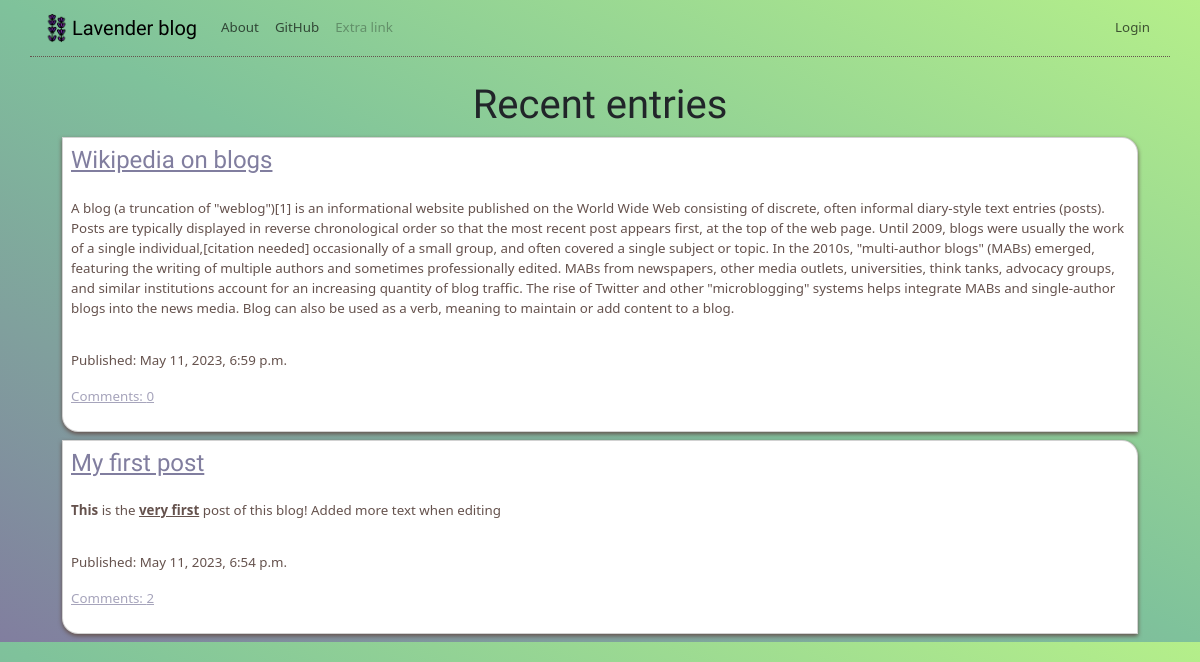
The page / on the database its author committed.
### blogapp/models.py (models this page shows, shortened)
class Blogpost(models.Model):
    author=models.ForeignKey('auth.User', null=True, on_delete=models.SET_NULL)
    title=models.CharField(max_length=1000)
    text=models.TextField()
    create_date=models.DateTimeField(default=timezone.now)
    published_date=models.DateTimeField(blank=True, null=True)
    def approve_comments(self):
        return self.comments.filter(approved_comment=True)

### blogapp/views.py (the view)
# urls.py: path('', views.BlogpostListView.as_view(), name='blogpost_list'),
class BlogpostListView(ListView):
    model=Blogpost
    def get_queryset(self):
        return Blogpost.objects.filter(published_date__lte=timezone.now()).order_by('-published_date')

### blogapp/templates/blogapp/blogpost_list.html
{%extends 'blogapp/base.html'%}
{%block pagetitle%}
<h1>Recent entries</h1>
{%endblock%}
{%block content%}
<div class="container">
    {%for blogpost in blogpost_list%}
    <div class="card">
        <h4><a href="{%url 'blogpost_detail' pk=blogpost.pk %}">{{blogpost.title}}</a></h4>
        <p>{{blogpost.text|safe}}</p>
        <div class="extrainfo">
            <p>Published: {{blogpost.published_date}}</p>
            <p class="comments"><a href="{%url 'blogpost_detail' pk=blogpost.pk %}">Comments: {{blogpost.approve_comments.count}}</a></p>
        </div>
    </div>
    {%endfor%}
</div>
{%endblock%}

### blogapp/static/css/base.css (style rules this page uses)
:root { --colorlight: #B5EF8A; --colordark: #65524D; --coloraccent1: #817E9F; --coloraccent2: #7FC29B; --colordanger: #E2856E; --fontmain: 'Oxygen'; }
body { background-size: cover; background-image: linear-gradient(to bottom left, var(--colorlight),var(--coloraccent2), var(--coloraccent1)); font-size: smaller; }
.card { margin: 0.5rem; padding: 0.5rem; box-shadow: 0 2px 4px #65524D; border-radius: 0 1rem ; }
.card p { color: var(--colordark); }
.card a { color: var(--coloraccent1); font-weight: 500; }
.extrainfo { display: inline-flex; }
.extrainfo p { padding-right: 1rem; }
@media only screen and (min-width: 768px) { .extrainfo { display: block; } }
.comments { opacity: 70%; }
h1, h3, h4, .navbar-brand { font-family: var(--fontmain); }
h1 { text-align: center; }

### rows shown on the page
Blogpost: title "Wikipedia on blogs", text "A blog (a truncation of \"weblog\")[1] is an informational website published on the World Wide Web consisting of discrete, often informal diary-style text entries (posts). Posts are typically displayed in reverse chronological order so that the most recent post appears first, at the top of the web page. Until 2009, blogs were usually the work of a single individual,[citation needed] occasionally of a small group, and often covered a single subject or topic. In the 2010s, \"multi-author blogs\" (MABs) emerged, featuring the writing of multiple authors and sometimes professionally edited. MABs from newspapers, other media outlets, universities, think tanks, advocacy groups, and similar…", published_date "May 11, 2023, 6:59 p.m.", approve_comments.count "0"
Blogpost: title "My first post", text "This is the very first post of this blog! Added more text when editing", published_date "May 11, 2023, 6:54 p.m.", approve_comments.count "2"
